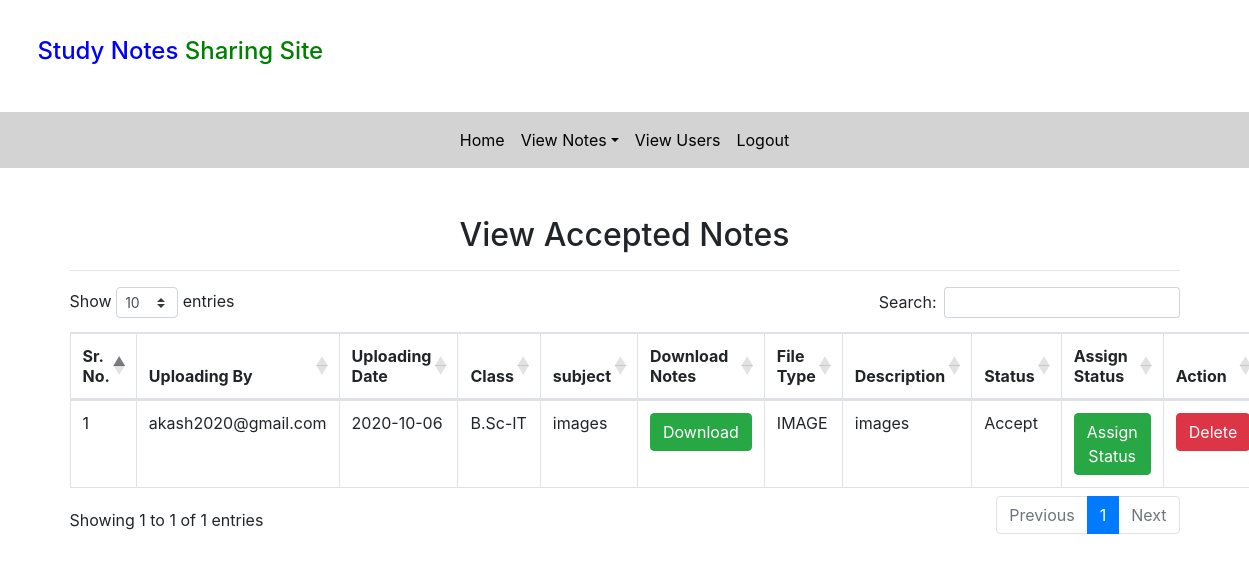
The page /accepted_notes (signed in) on the database its author committed.
### notes/models.py (models this page shows, shortened)
class Notes(models.Model):
    user = models.ForeignKey(User, on_delete=models.CASCADE)
    uploadingdate = models.CharField(max_length=30)
    branch = models.CharField(max_length=30)
    subject = models.CharField(max_length=30)
    notesfile = models.FileField(null=True)
    filetype = models.CharField(max_length=30)
    description = models.CharField(max_length=200, null=True)
    status = models.CharField(max_length=15)

### notes/views.py (the view)
# urls.py: path('accepted_notes', accepted_notes, name='accepted_notes'),
def accepted_notes(request):
    if not request.user.is_authenticated:
        return redirect('login_admin')
    notes = Notes.objects.filter(status = "Accept")
    d = {'notes' : notes}
    return render(request, 'accepted_notes.html', d)

### notes/templates/accepted_notes.html (shortened to what this page needs)
{%  extends 'admin_navigation.html' %}
{% load static %}
{% block body %}
<link rel="stylesheet" href="//cdnjs.cloudflare.com/ajax/libs/twitter-bootstrap/4.5.2/css/bootstrap.css">
<link rel="stylesheet" href="https://cdn.datatables.net/1.10.22/css/dataTables.bootstrap4.min.css">
<div class="container mt-5">
    <h2 class="text-center">View Accepted Notes</h2>
    <hr>
    <table class="table table-bordered" id="example">
        <thead>
        <tr>
            <th>Sr. No.</th>
            <th>Uploading By</th>
            <th>Uploading Date</th>
            <th>Class</th>
            <th>subject</th>
            <th>Download Notes</th>
            <th>File Type</th>
            <th>Description</th>
            <th>Status</th>
            <th>Assign Status</th>
            <th>Action</th>
        </tr>
        </thead>
        {% for i in notes %}
        <tbody>
        <tr>
            <td>{{forloop.counter}}</td>
            <td>{{i.user.username}}</td>
            <td>{{i.uploadingdate}}</td>
            <td>{{i.branch}}</td>
            <td>{{i.subject}}</td>
            <td><a href="{{i.notesfile.url}}" class="btn btn-success" download>Download</a></td>
            <td>{{i.filetype}}</td>
            <td>{{i.description}}</td>
            <td>{{i.status}}</td>
            <td><a href="{% url 'assign_status' i.id %}" class="btn btn-success">Assign Status</a></td>
            <td><a href="{% url 'delete_notes' i.id %}" class="btn btn-danger" onclick="return confirm('Are you sure?')">Delete</a></td>
        </tr>
        {% endfor %}
        </tbody>
    </table>
</div>
{% endblock %}

### rows shown on the page
Notes: user.username "akash2020@gmail.com", uploadingdate "2020-10-06", branch "B.Sc-IT", subject "images", filetype "IMAGE", description "images", status "Accept"
